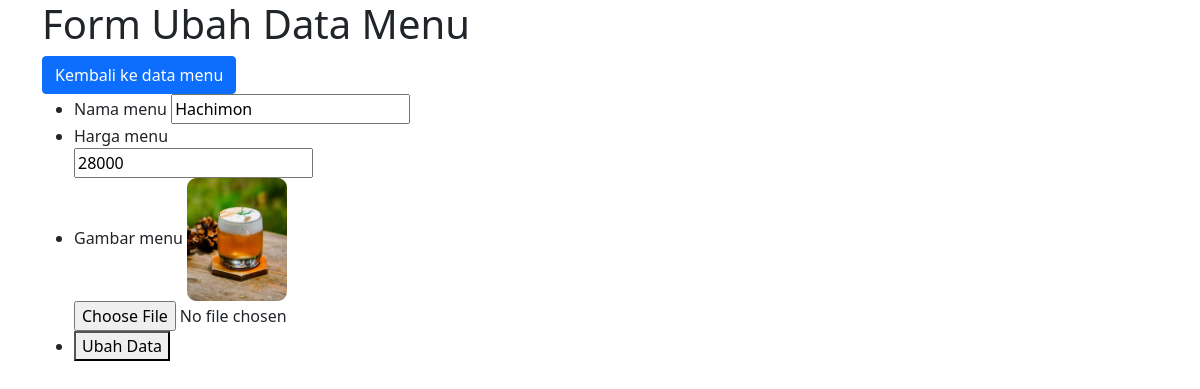
Screenshot of /ubah.php?id=4 (signed in) with the database file from the repository.
### tables this page shows
CREATE TABLE `listmenu` (
  `id` int(11) NOT NULL,
  `nama_menu` varchar(255) NOT NULL,
  `harga_menu` int(10) NOT NULL,
  `gambar` varchar(255) NOT NULL
);

### functions.php (called while the page is built, shortened)
<?php
function koneksi() {
    $conn = mysqli_connect('localhost', 'root', '', 'tubes_213040012') or die('KONEKSI GAGAL!');
    return $conn;
}
function query($query) {
    $conn = koneksi();
    $result = mysqli_query($conn, $query) or die(mysqli_error($conn));
    $rows = [];
    while ($row = mysqli_fetch_assoc($result)) {
        $rows[] = $row;
    }
    return $rows;
}
?>

### ubah.php (the view, shortened to what this page needs)
<?php
require 'functions.php';
$id = $_GET["id"];
$mnu = query("SELECT * FROM listmenu WHERE id = $id")[0];
?>
<!doctype html>
<html lang="en">
  <head>
    <link href="https://cdn.jsdelivr.net/npm/bootstrap@5.1.3/dist/css/bootstrap.min.css" rel="stylesheet">
  </head>
  <body>
    <div class="container">
      <h1>Form Ubah Data  Menu</h1>
      <a href="databasemenu.php" class="btn btn-primary">Kembali ke data menu</a>
      <form action="" method="POST" enctype="multipart/form-data">
      <ul>
        <li>
          <label for="namamenu">Nama menu</label>
          <input type="text" name="namamenu" id="namamenu" required value="<?= $mnu["nama_menu"];?>">
        </li>
        <li>
          <label for="hargamenu">Harga menu</label><br>
          <input type="text" name="hargamenu" id="hargamenu" required value="<?= $mnu["harga_menu"];?>"></li>
        <li>
          <label for="gambar">Gambar menu</label>
          <img src="img/<?= $mnu['gambar'];?>" width="100px"><br>
          <input type="file" name="gambar" id="gambar "></li>
        <li>
          <button type="submit" name="ubah">Ubah Data</button>
        </li>
      </ul>
      </form>
    </div>
  </body>
</html>

### rows the page displays
listmenu: namamenu "Hachimon", hargamenu "28000", gambar (picture)
